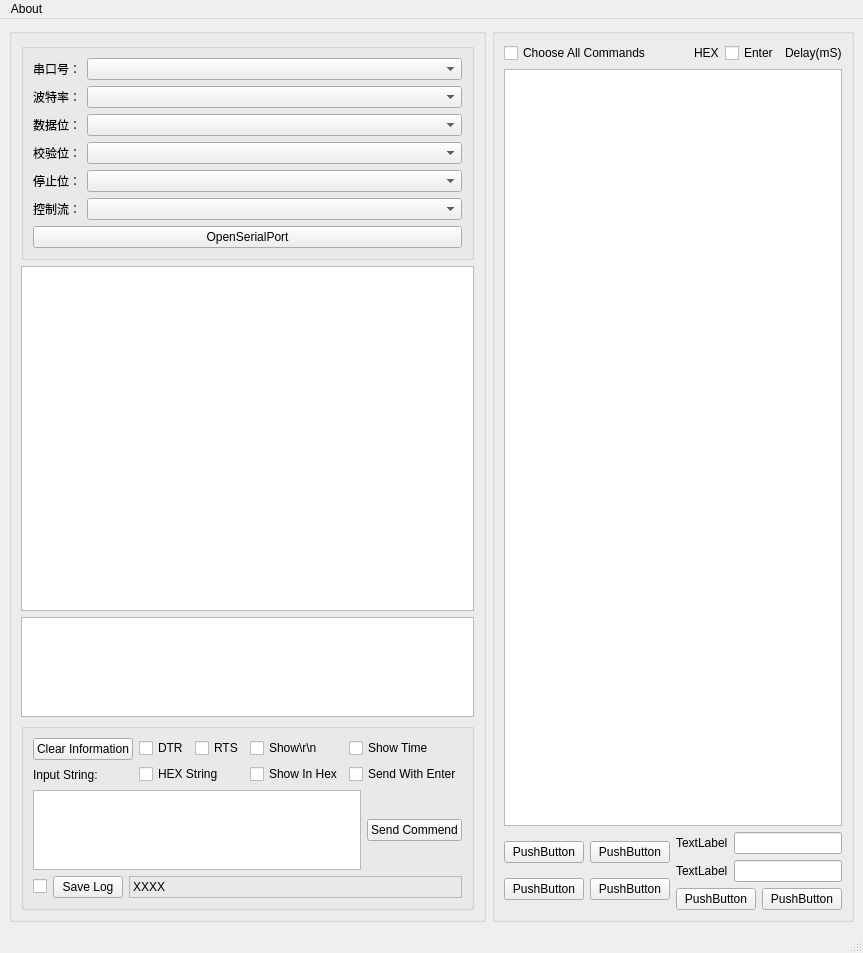
<?xml version="1.0" encoding="UTF-8"?>
<ui version="4.0">
 <class>MainWindow</class>
 <widget class="QMainWindow" name="MainWindow">
  <property name="geometry">
   <rect>
    <x>0</x>
    <y>0</y>
    <width>756</width>
    <height>953</height>
   </rect>
  </property>
  <property name="windowTitle">
   <string>MainWindow</string>
  </property>
  <property name="iconSize">
   <size>
    <width>24</width>
    <height>24</height>
   </size>
  </property>
  <widget class="QWidget" name="centralwidget">
   <layout class="QHBoxLayout" name="horizontalLayout">
    <item>
     <widget class="QGroupBox" name="groupBoxLeft">
      <layout class="QVBoxLayout" name="verticalLayout_4">
       <item>
        <layout class="QVBoxLayout" name="verticalLayout">
         <property name="sizeConstraint">
          <enum>QLayout::SetFixedSize</enum>
         </property>
         <item>
          <widget class="QGroupBox" name="groupBoxSerialPort">
           <layout class="QVBoxLayout" name="verticalLayout_2">
            <item>
             <layout class="QHBoxLayout" name="horizontalLayout_8">
              <item>
               <widget class="QLabel" name="labelSerialportName">
                <property name="enabled">
                 <bool>true</bool>
                </property>
                <property name="sizePolicy">
                 <sizepolicy hsizetype="Preferred" vsizetype="Preferred">
                  <horstretch>0</horstretch>
                  <verstretch>0</verstretch>
                 </sizepolicy>
                </property>
                <property name="minimumSize">
                 <size>
                  <width>15</width>
                  <height>0</height>
                 </size>
                </property>
                <property name="text">
                 <string>串口号：</string>
                </property>
               </widget>
              </item>
              <item>
               <widget class="QComboBox" name="comboBoxSerialportName">
                <property name="sizePolicy">
                 <sizepolicy hsizetype="Expanding" vsizetype="Fixed">
                  <horstretch>0</horstretch>
                  <verstretch>0</verstretch>
                 </sizepolicy>
                </property>
               </widget>
              </item>
             </layout>
            </item>
            <item>
             <layout class="QHBoxLayout" name="horizontalLayout_7">
              <item>
               <widget class="QLabel" name="labelBaudRate">
                <property name="text">
                 <string>波特率：</string>
                </property>
               </widget>
              </item>
              <item>
               <widget class="QComboBox" name="comboBoxBaudRate">
                <property name="sizePolicy">
                 <sizepolicy hsizetype="Expanding" vsizetype="Fixed">
                  <horstretch>0</horstretch>
                  <verstretch>0</verstretch>
                 </sizepolicy>
                </property>
               </widget>
              </item>
             </layout>
            </item>
            <item>
             <layout class="QHBoxLayout" name="horizontalLayout_6">
              <item>
               <widget class="QLabel" name="labelBit">
                <property name="text">
                 <string>数据位：</string>
                </property>
               </widget>
              </item>
              <item>
               <widget class="QComboBox" name="comboBoxBit">
                <property name="sizePolicy">
                 <sizepolicy hsizetype="Expanding" vsizetype="Fixed">
                  <horstretch>0</horstretch>
                  <verstretch>0</verstretch>
                 </sizepolicy>
                </property>
               </widget>
              </item>
             </layout>
            </item>
            <item>
             <layout class="QHBoxLayout" name="horizontalLayout_5">
              <item>
               <widget class="QLabel" name="labelParity">
                <property name="text">
                 <string>校验位：</string>
                </property>
               </widget>
              </item>
              <item>
               <widget class="QComboBox" name="comboBoxParity">
                <property name="sizePolicy">
                 <sizepolicy hsizetype="Expanding" vsizetype="Fixed">
                  <horstretch>0</horstretch>
                  <verstretch>0</verstretch>
                 </sizepolicy>
                </property>
               </widget>
              </item>
             </layout>
            </item>
            <item>
             <layout class="QHBoxLayout" name="horizontalLayout_4">
              <item>
               <widget class="QLabel" name="labelStop">
                <property name="text">
                 <string>停止位：</string>
                </property>
               </widget>
              </item>
              <item>
               <widget class="QComboBox" name="comboBoxStop">
                <property name="sizePolicy">
                 <sizepolicy hsizetype="Expanding" vsizetype="Fixed">
                  <horstretch>0</horstretch>
                  <verstretch>0</verstretch>
                 </sizepolicy>
                </property>
               </widget>
              </item>
             </layout>
            </item>
            <item>
             <layout class="QHBoxLayout" name="horizontalLayout_2">
              <item>
               <widget class="QLabel" name="labelControl">
                <property name="text">
                 <string>控制流：</string>
                </property>
               </widget>
              </item>
              <item>
               <widget class="QComboBox" name="comboBoxControl">
                <property name="sizePolicy">
                 <sizepolicy hsizetype="Expanding" vsizetype="Fixed">
                  <horstretch>0</horstretch>
                  <verstretch>0</verstretch>
                 </sizepolicy>
                </property>
               </widget>
              </item>
             </layout>
            </item>
            <item>
             <widget class="QPushButton" name="pushButtonSerialPortSwitch">
              <property name="text">
               <string>OpenSerialPort</string>
              </property>
             </widget>
            </item>
           </layout>
          </widget>
         </item>
         <item>
          <widget class="QTextEdit" name="textEditOutput"/>
         </item>
         <item>
          <widget class="QTextEdit" name="textEditSerialPortSettingOutput">
           <property name="sizePolicy">
            <sizepolicy hsizetype="Expanding" vsizetype="Maximum">
             <horstretch>0</horstretch>
             <verstretch>0</verstretch>
            </sizepolicy>
           </property>
           <property name="maximumSize">
            <size>
             <width>16777215</width>
             <height>100</height>
            </size>
           </property>
          </widget>
         </item>
         <item>
          <widget class="QGroupBox" name="groupBoxInputSeting">
           <layout class="QVBoxLayout" name="verticalLayout_9">
            <item>
             <layout class="QHBoxLayout" name="horizontalLayout_10">
              <item>
               <layout class="QVBoxLayout" name="verticalLayout_5">
                <item>
                 <widget class="QPushButton" name="pushButtonClearInfo">
                  <property name="text">
                   <string>Clear Information</string>
                  </property>
                 </widget>
                </item>
                <item>
                 <widget class="QLabel" name="labelInputString">
                  <property name="text">
                   <string>Input String:</string>
                  </property>
                 </widget>
                </item>
               </layout>
              </item>
              <item>
               <layout class="QVBoxLayout" name="verticalLayout_6">
                <item>
                 <layout class="QHBoxLayout" name="horizontalLayout_9">
                  <item>
                   <widget class="QCheckBox" name="checkBoxDTR">
                    <property name="text">
                     <string>DTR</string>
                    </property>
                   </widget>
                  </item>
                  <item>
                   <widget class="QCheckBox" name="checkBoxRTS">
                    <property name="text">
                     <string>RTS</string>
                    </property>
                   </widget>
                  </item>
                 </layout>
                </item>
                <item>
                 <widget class="QCheckBox" name="checkBoxHEXString">
                  <property name="text">
                   <string>HEX String</string>
                  </property>
                 </widget>
                </item>
               </layout>
              </item>
              <item>
               <layout class="QVBoxLayout" name="verticalLayout_7">
                <item>
                 <widget class="QCheckBox" name="checkBoxShowRN">
                  <property name="text">
                   <string>Show\r\n</string>
                  </property>
                 </widget>
                </item>
                <item>
                 <widget class="QCheckBox" name="checkBoxShowHex">
                  <property name="text">
                   <string>Show In Hex</string>
                  </property>
                 </widget>
                </item>
               </layout>
              </item>
              <item>
               <layout class="QVBoxLayout" name="verticalLayout_8">
                <item>
                 <widget class="QCheckBox" name="checkBoxShowTime">
                  <property name="text">
                   <string>Show Time</string>
                  </property>
                 </widget>
                </item>
                <item>
                 <widget class="QCheckBox" name="checkBoxEnter">
                  <property name="text">
                   <string>Send With Enter</string>
                  </property>
                 </widget>
                </item>
               </layout>
              </item>
             </layout>
            </item>
            <item>
             <layout class="QHBoxLayout" name="horizontalLayout_11">
              <item>
               <widget class="QTextEdit" name="textEditInputString">
                <property name="sizePolicy">
                 <sizepolicy hsizetype="Expanding" vsizetype="Fixed">
                  <horstretch>0</horstretch>
                  <verstretch>0</verstretch>
                 </sizepolicy>
                </property>
                <property name="maximumSize">
                 <size>
                  <width>16777215</width>
                  <height>80</height>
                 </size>
                </property>
               </widget>
              </item>
              <item>
               <widget class="QPushButton" name="pushButtonSend">
                <property name="text">
                 <string>Send Commend</string>
                </property>
               </widget>
              </item>
             </layout>
            </item>
            <item>
             <layout class="QHBoxLayout" name="horizontalLayout_12">
              <item>
               <widget class="QCheckBox" name="checkBoxSaveLog">
                <property name="sizePolicy">
                 <sizepolicy hsizetype="Fixed" vsizetype="Fixed">
                  <horstretch>0</horstretch>
                  <verstretch>0</verstretch>
                 </sizepolicy>
                </property>
                <property name="maximumSize">
                 <size>
                  <width>18</width>
                  <height>16777215</height>
                 </size>
                </property>
                <property name="text">
                 <string/>
                </property>
               </widget>
              </item>
              <item>
               <widget class="QPushButton" name="pushButtonSaveLog">
                <property name="sizePolicy">
                 <sizepolicy hsizetype="Fixed" vsizetype="Fixed">
                  <horstretch>0</horstretch>
                  <verstretch>0</verstretch>
                 </sizepolicy>
                </property>
                <property name="maximumSize">
                 <size>
                  <width>70</width>
                  <height>16777215</height>
                 </size>
                </property>
                <property name="text">
                 <string>Save Log</string>
                </property>
               </widget>
              </item>
              <item>
               <widget class="QLabel" name="labelLogPath">
                <property name="sizePolicy">
                 <sizepolicy hsizetype="Expanding" vsizetype="Preferred">
                  <horstretch>0</horstretch>
                  <verstretch>0</verstretch>
                 </sizepolicy>
                </property>
                <property name="maximumSize">
                 <size>
                  <width>16777215</width>
                  <height>16777215</height>
                 </size>
                </property>
                <property name="frameShape">
                 <enum>QFrame::StyledPanel</enum>
                </property>
                <property name="text">
                 <string>XXXX</string>
                </property>
               </widget>
              </item>
             </layout>
            </item>
           </layout>
          </widget>
         </item>
        </layout>
       </item>
      </layout>
     </widget>
    </item>
    <item>
     <widget class="QGroupBox" name="groupBoxCommandList">
      <layout class="QVBoxLayout" name="verticalLayout_12">
       <item>
        <layout class="QHBoxLayout" name="horizontalLayout_13">
         <item>
          <widget class="QCheckBox" name="checkBoxChooseAll">
           <property name="text">
            <string>Choose All Commands</string>
           </property>
          </widget>
         </item>
         <item>
          <spacer name="horizontalSpacer">
           <property name="orientation">
            <enum>Qt::Horizontal</enum>
           </property>
           <property name="sizeHint" stdset="0">
            <size>
             <width>40</width>
             <height>20</height>
            </size>
           </property>
          </spacer>
         </item>
         <item>
          <widget class="QLabel" name="labelHEX">
           <property name="sizePolicy">
            <sizepolicy hsizetype="Minimum" vsizetype="Fixed">
             <horstretch>0</horstretch>
             <verstretch>0</verstretch>
            </sizepolicy>
           </property>
           <property name="text">
            <string>HEX</string>
           </property>
          </widget>
         </item>
         <item>
          <widget class="QCheckBox" name="checkBoxEnterCommand">
           <property name="sizePolicy">
            <sizepolicy hsizetype="Fixed" vsizetype="Fixed">
             <horstretch>0</horstretch>
             <verstretch>0</verstretch>
            </sizepolicy>
           </property>
           <property name="text">
            <string>Enter</string>
           </property>
          </widget>
         </item>
         <item>
          <widget class="QLabel" name="labelDelayMs">
           <property name="sizePolicy">
            <sizepolicy hsizetype="Minimum" vsizetype="Fixed">
             <horstretch>0</horstretch>
             <verstretch>0</verstretch>
            </sizepolicy>
           </property>
           <property name="text">
            <string>Delay(mS)</string>
           </property>
          </widget>
         </item>
        </layout>
       </item>
       <item>
        <widget class="QListWidget" name="listWidgetCommanList"/>
       </item>
       <item>
        <layout class="QHBoxLayout" name="horizontalLayout_47">
         <item>
          <layout class="QVBoxLayout" name="verticalLayout_10">
           <item>
            <widget class="QPushButton" name="pushButton_36">
             <property name="text">
              <string>PushButton</string>
             </property>
            </widget>
           </item>
           <item>
            <widget class="QPushButton" name="pushButton_37">
             <property name="text">
              <string>PushButton</string>
             </property>
            </widget>
           </item>
          </layout>
         </item>
         <item>
          <spacer name="horizontalSpacer_3">
           <property name="orientation">
            <enum>Qt::Horizontal</enum>
           </property>
           <property name="sizeHint" stdset="0">
            <size>
             <width>425</width>
             <height>13</height>
            </size>
           </property>
          </spacer>
         </item>
         <item>
          <layout class="QVBoxLayout" name="verticalLayout_3">
           <item>
            <widget class="QPushButton" name="pushButton_34">
             <property name="text">
              <string>PushButton</string>
             </property>
            </widget>
           </item>
           <item>
            <widget class="QPushButton" name="pushButton_35">
             <property name="text">
              <string>PushButton</string>
             </property>
            </widget>
           </item>
          </layout>
         </item>
         <item>
          <spacer name="horizontalSpacer_2">
           <property name="orientation">
            <enum>Qt::Horizontal</enum>
           </property>
           <property name="sizeHint" stdset="0">
            <size>
             <width>425</width>
             <height>13</height>
            </size>
           </property>
          </spacer>
         </item>
         <item>
          <layout class="QVBoxLayout" name="verticalLayout_11">
           <item>
            <layout class="QHBoxLayout" name="horizontalLayout_44">
             <item>
              <widget class="QLabel" name="label_12">
               <property name="text">
                <string>TextLabel</string>
               </property>
              </widget>
             </item>
             <item>
              <widget class="QLineEdit" name="lineEdit_63"/>
             </item>
            </layout>
           </item>
           <item>
            <layout class="QHBoxLayout" name="horizontalLayout_45">
             <item>
              <widget class="QLabel" name="label_11">
               <property name="text">
                <string>TextLabel</string>
               </property>
              </widget>
             </item>
             <item>
              <widget class="QLineEdit" name="lineEdit_62"/>
             </item>
            </layout>
           </item>
           <item>
            <layout class="QHBoxLayout" name="horizontalLayout_46">
             <item>
              <widget class="QPushButton" name="pushButton_39">
               <property name="text">
                <string>PushButton</string>
               </property>
              </widget>
             </item>
             <item>
              <widget class="QPushButton" name="pushButton_38">
               <property name="text">
                <string>PushButton</string>
               </property>
              </widget>
             </item>
            </layout>
           </item>
          </layout>
         </item>
        </layout>
       </item>
      </layout>
     </widget>
    </item>
   </layout>
  </widget>
  <widget class="QMenuBar" name="menubar">
   <property name="geometry">
    <rect>
     <x>0</x>
     <y>0</y>
     <width>756</width>
     <height>17</height>
    </rect>
   </property>
   <widget class="QMenu" name="menuAbout">
    <property name="title">
     <string>About</string>
    </property>
   </widget>
   <addaction name="menuAbout"/>
  </widget>
  <widget class="QStatusBar" name="statusbar"/>
 </widget>
 <resources/>
 <connections/>
</ui>
